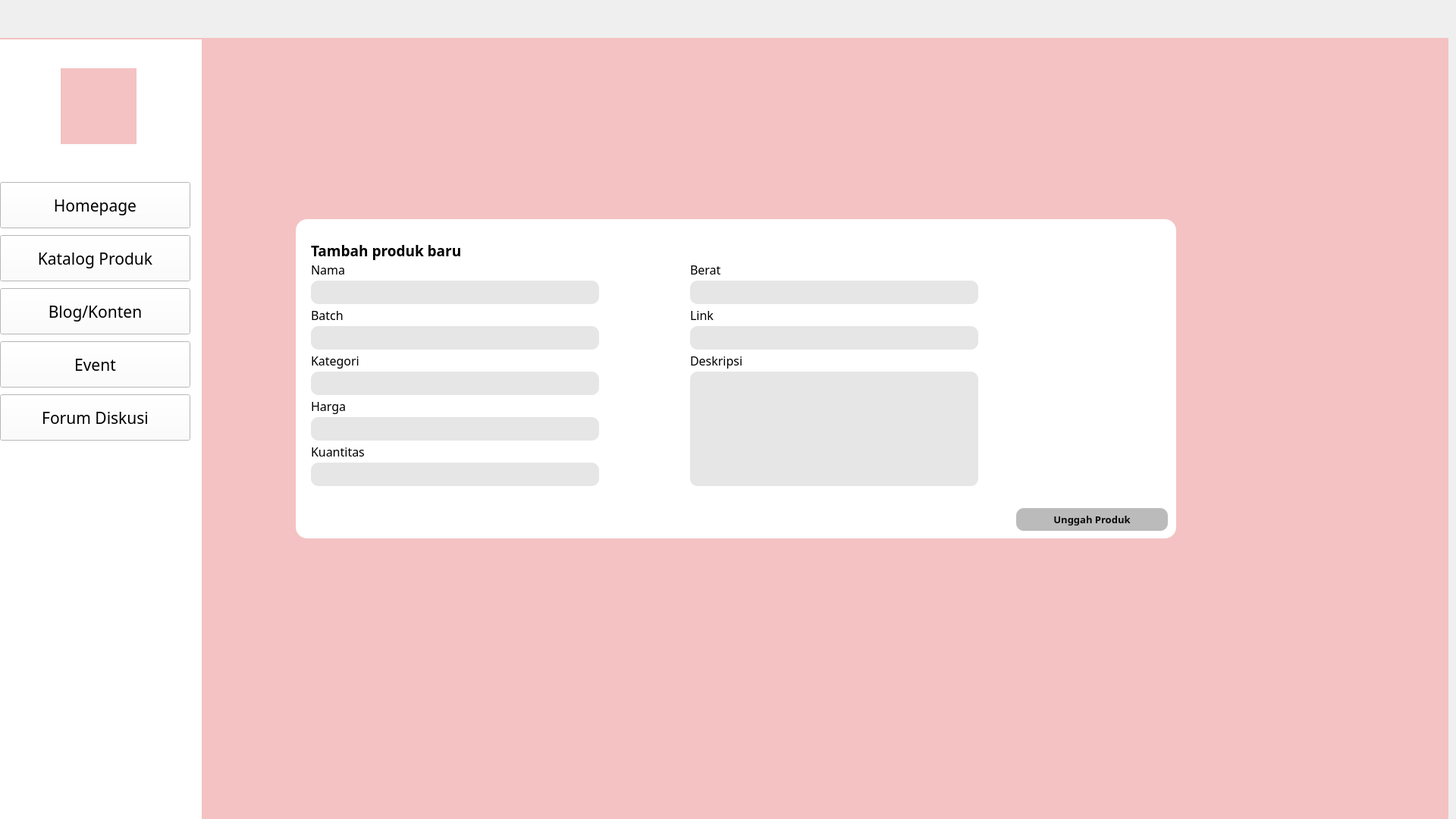
<?xml version="1.0" encoding="UTF-8"?>
<ui version="4.0">
 <class>Form</class>
 <widget class="QWidget" name="Form">
  <property name="enabled">
   <bool>true</bool>
  </property>
  <property name="geometry">
   <rect>
    <x>0</x>
    <y>0</y>
    <width>1920</width>
    <height>1080</height>
   </rect>
  </property>
  <property name="windowTitle">
   <string>Form</string>
  </property>
  <widget class="QWidget" name="widget_2" native="true">
   <property name="geometry">
    <rect>
     <x>-10</x>
     <y>50</y>
     <width>1920</width>
     <height>1080</height>
    </rect>
   </property>
   <property name="styleSheet">
    <string notr="true">background-color: rgb(244, 194, 194);</string>
   </property>
   <widget class="QLabel" name="label">
    <property name="geometry">
     <rect>
      <x>-4</x>
      <y>2</y>
      <width>280</width>
      <height>1080</height>
     </rect>
    </property>
    <property name="styleSheet">
     <string notr="true">background-color:rgba(255,255,255,255);
</string>
    </property>
    <property name="text">
     <string/>
    </property>
   </widget>
   <widget class="QLabel" name="logoLM">
    <property name="geometry">
     <rect>
      <x>90</x>
      <y>40</y>
      <width>100</width>
      <height>100</height>
     </rect>
    </property>
    <property name="styleSheet">
     <string notr="true">border-image: url(:/logo/images/logo.jpeg);</string>
    </property>
    <property name="text">
     <string/>
    </property>
   </widget>
   <widget class="QPushButton" name="H_Homepage">
    <property name="geometry">
     <rect>
      <x>10</x>
      <y>190</y>
      <width>251</width>
      <height>61</height>
     </rect>
    </property>
    <property name="font">
     <font>
      <family>Poppins</family>
      <pointsize>16</pointsize>
     </font>
    </property>
    <property name="styleSheet">
     <string notr="true">background-color: rgb(255, 255, 255);</string>
    </property>
    <property name="text">
     <string>Homepage</string>
    </property>
   </widget>
   <widget class="QPushButton" name="H_KatalogProduk">
    <property name="geometry">
     <rect>
      <x>10</x>
      <y>260</y>
      <width>251</width>
      <height>61</height>
     </rect>
    </property>
    <property name="font">
     <font>
      <family>Poppins</family>
      <pointsize>16</pointsize>
     </font>
    </property>
    <property name="styleSheet">
     <string notr="true">background-color: rgb(255, 255, 255);</string>
    </property>
    <property name="text">
     <string>Katalog Produk</string>
    </property>
   </widget>
   <widget class="QPushButton" name="H_Konten">
    <property name="geometry">
     <rect>
      <x>10</x>
      <y>330</y>
      <width>251</width>
      <height>61</height>
     </rect>
    </property>
    <property name="font">
     <font>
      <family>Poppins</family>
      <pointsize>16</pointsize>
     </font>
    </property>
    <property name="styleSheet">
     <string notr="true">background-color: rgb(255, 255, 255);</string>
    </property>
    <property name="text">
     <string>Blog/Konten</string>
    </property>
   </widget>
   <widget class="QPushButton" name="H_Event">
    <property name="geometry">
     <rect>
      <x>10</x>
      <y>400</y>
      <width>251</width>
      <height>61</height>
     </rect>
    </property>
    <property name="font">
     <font>
      <family>Poppins</family>
      <pointsize>16</pointsize>
     </font>
    </property>
    <property name="styleSheet">
     <string notr="true">background-color: rgb(255, 255, 255);</string>
    </property>
    <property name="text">
     <string>Event</string>
    </property>
   </widget>
   <widget class="QPushButton" name="H_ForumDiskusi">
    <property name="geometry">
     <rect>
      <x>10</x>
      <y>470</y>
      <width>251</width>
      <height>61</height>
     </rect>
    </property>
    <property name="font">
     <font>
      <family>Poppins</family>
      <pointsize>16</pointsize>
     </font>
    </property>
    <property name="styleSheet">
     <string notr="true">background-color: rgb(255, 255, 255);</string>
    </property>
    <property name="text">
     <string>Forum Diskusi</string>
    </property>
   </widget>
   <widget class="QLabel" name="label_2">
    <property name="geometry">
     <rect>
      <x>400</x>
      <y>239</y>
      <width>1161</width>
      <height>421</height>
     </rect>
    </property>
    <property name="styleSheet">
     <string notr="true">background-color: rgb(255,255,255,255);
border-radius:15px;</string>
    </property>
    <property name="text">
     <string/>
    </property>
   </widget>
   <widget class="QLabel" name="label_3">
    <property name="geometry">
     <rect>
      <x>420</x>
      <y>260</y>
      <width>601</width>
      <height>41</height>
     </rect>
    </property>
    <property name="font">
     <font>
      <family>Poppins</family>
      <pointsize>14</pointsize>
      <weight>75</weight>
      <bold>true</bold>
     </font>
    </property>
    <property name="styleSheet">
     <string notr="true">background-color:rgb(0,0,0,0);</string>
    </property>
    <property name="text">
     <string>Tambah produk baru</string>
    </property>
   </widget>
   <widget class="QLabel" name="Batch">
    <property name="geometry">
     <rect>
      <x>420</x>
      <y>295</y>
      <width>101</width>
      <height>21</height>
     </rect>
    </property>
    <property name="font">
     <font>
      <family>Poppins</family>
      <pointsize>12</pointsize>
     </font>
    </property>
    <property name="styleSheet">
     <string notr="true">background-color:rgb(0,0,0,0);</string>
    </property>
    <property name="text">
     <string>Nama</string>
    </property>
   </widget>
   <widget class="QLineEdit" name="inputNama">
    <property name="geometry">
     <rect>
      <x>420</x>
      <y>320</y>
      <width>380</width>
      <height>31</height>
     </rect>
    </property>
    <property name="styleSheet">
     <string notr="true">background-color: rgb(0, 0, 0,25);
border-radius: 10px;
padding-bottom:4px;
padding-left:10px;

</string>
    </property>
    <property name="text">
     <string/>
    </property>
    <property name="alignment">
     <set>Qt::AlignLeading|Qt::AlignLeft|Qt::AlignVCenter</set>
    </property>
   </widget>
   <widget class="QLabel" name="Kategori">
    <property name="geometry">
     <rect>
      <x>420</x>
      <y>350</y>
      <width>121</width>
      <height>31</height>
     </rect>
    </property>
    <property name="font">
     <font>
      <family>Poppins</family>
      <pointsize>12</pointsize>
     </font>
    </property>
    <property name="styleSheet">
     <string notr="true">background-color:rgb(0,0,0,0);</string>
    </property>
    <property name="text">
     <string>Batch</string>
    </property>
   </widget>
   <widget class="QLineEdit" name="inputBatch">
    <property name="geometry">
     <rect>
      <x>420</x>
      <y>380</y>
      <width>380</width>
      <height>31</height>
     </rect>
    </property>
    <property name="styleSheet">
     <string notr="true">background-color: rgb(0,0,0,25);
border-radius: 10px;
padding-bottom:4px;
padding-left:10px;

</string>
    </property>
    <property name="text">
     <string/>
    </property>
    <property name="alignment">
     <set>Qt::AlignLeading|Qt::AlignLeft|Qt::AlignVCenter</set>
    </property>
   </widget>
   <widget class="QPushButton" name="unggahproduk">
    <property name="geometry">
     <rect>
      <x>1350</x>
      <y>620</y>
      <width>200</width>
      <height>30</height>
     </rect>
    </property>
    <property name="font">
     <font>
      <family>Poppins</family>
      <pointsize>10</pointsize>
      <weight>75</weight>
      <bold>true</bold>
     </font>
    </property>
    <property name="styleSheet">
     <string notr="true">QPushButton#unggahproduk{
background-color:rgb(187,187,187,255);
border:none;
color:rgba(0,0,0,240);
border-radius:10px;
}


QPushButton#unggahproduk:hover{
background-color:rgb(255,165,0,255)
}

QPushButton#unggahproduk:pressed{
padding-left: 2px;
padding-top: 2px;
background-color:rgba(0,165,0,255);
}
</string>
    </property>
    <property name="text">
     <string>Unggah Produk</string>
    </property>
   </widget>
   <widget class="QLabel" name="Kategori_2">
    <property name="geometry">
     <rect>
      <x>420</x>
      <y>410</y>
      <width>101</width>
      <height>31</height>
     </rect>
    </property>
    <property name="font">
     <font>
      <family>Poppins</family>
      <pointsize>12</pointsize>
     </font>
    </property>
    <property name="styleSheet">
     <string notr="true">background-color:rgb(0,0,0,0);</string>
    </property>
    <property name="text">
     <string>Kategori</string>
    </property>
   </widget>
   <widget class="QLineEdit" name="inputKategori">
    <property name="geometry">
     <rect>
      <x>420</x>
      <y>440</y>
      <width>380</width>
      <height>31</height>
     </rect>
    </property>
    <property name="styleSheet">
     <string notr="true">background-color: rgb(0,0,0,25);
border-radius: 10px;
padding-bottom:4px;
padding-left:10px;

</string>
    </property>
    <property name="text">
     <string/>
    </property>
    <property name="alignment">
     <set>Qt::AlignLeading|Qt::AlignLeft|Qt::AlignVCenter</set>
    </property>
   </widget>
   <widget class="QLineEdit" name="inputHarga">
    <property name="geometry">
     <rect>
      <x>420</x>
      <y>500</y>
      <width>380</width>
      <height>31</height>
     </rect>
    </property>
    <property name="styleSheet">
     <string notr="true">background-color: rgb(0,0,0,25);
border-radius: 10px;
padding-bottom:4px;
padding-left:10px;

</string>
    </property>
    <property name="text">
     <string/>
    </property>
    <property name="alignment">
     <set>Qt::AlignLeading|Qt::AlignLeft|Qt::AlignVCenter</set>
    </property>
   </widget>
   <widget class="QLabel" name="Kategori_3">
    <property name="geometry">
     <rect>
      <x>420</x>
      <y>470</y>
      <width>101</width>
      <height>31</height>
     </rect>
    </property>
    <property name="font">
     <font>
      <family>Poppins</family>
      <pointsize>12</pointsize>
     </font>
    </property>
    <property name="styleSheet">
     <string notr="true">background-color:rgb(0,0,0,0);</string>
    </property>
    <property name="text">
     <string>Harga</string>
    </property>
   </widget>
   <widget class="QLineEdit" name="inputKuantitas">
    <property name="geometry">
     <rect>
      <x>420</x>
      <y>560</y>
      <width>380</width>
      <height>31</height>
     </rect>
    </property>
    <property name="styleSheet">
     <string notr="true">background-color: rgb(0,0,0,25);
border-radius: 10px;
padding-bottom:4px;
padding-left:10px;

</string>
    </property>
    <property name="text">
     <string/>
    </property>
    <property name="alignment">
     <set>Qt::AlignLeading|Qt::AlignLeft|Qt::AlignVCenter</set>
    </property>
   </widget>
   <widget class="QLabel" name="Kategori_4">
    <property name="geometry">
     <rect>
      <x>420</x>
      <y>530</y>
      <width>171</width>
      <height>31</height>
     </rect>
    </property>
    <property name="font">
     <font>
      <family>Poppins</family>
      <pointsize>12</pointsize>
     </font>
    </property>
    <property name="styleSheet">
     <string notr="true">background-color:rgb(0,0,0,0);</string>
    </property>
    <property name="text">
     <string>Kuantitas</string>
    </property>
   </widget>
   <widget class="QLineEdit" name="inputBerat">
    <property name="geometry">
     <rect>
      <x>920</x>
      <y>320</y>
      <width>380</width>
      <height>31</height>
     </rect>
    </property>
    <property name="styleSheet">
     <string notr="true">background-color: rgb(0,0,0,25);
border-radius: 10px;
padding-bottom:4px;
padding-left:10px;

</string>
    </property>
    <property name="text">
     <string/>
    </property>
    <property name="alignment">
     <set>Qt::AlignLeading|Qt::AlignLeft|Qt::AlignVCenter</set>
    </property>
   </widget>
   <widget class="QLabel" name="Kategori_5">
    <property name="geometry">
     <rect>
      <x>920</x>
      <y>290</y>
      <width>101</width>
      <height>31</height>
     </rect>
    </property>
    <property name="font">
     <font>
      <family>Poppins</family>
      <pointsize>12</pointsize>
     </font>
    </property>
    <property name="styleSheet">
     <string notr="true">background-color:rgb(0,0,0,0);</string>
    </property>
    <property name="text">
     <string>Berat</string>
    </property>
   </widget>
   <widget class="QLineEdit" name="inputLink">
    <property name="geometry">
     <rect>
      <x>920</x>
      <y>380</y>
      <width>380</width>
      <height>31</height>
     </rect>
    </property>
    <property name="styleSheet">
     <string notr="true">background-color: rgb(0,0,0,25);
border-radius: 10px;
padding-bottom:4px;
padding-left:10px;

</string>
    </property>
    <property name="text">
     <string/>
    </property>
    <property name="alignment">
     <set>Qt::AlignLeading|Qt::AlignLeft|Qt::AlignVCenter</set>
    </property>
   </widget>
   <widget class="QLabel" name="Kategori_6">
    <property name="geometry">
     <rect>
      <x>920</x>
      <y>350</y>
      <width>101</width>
      <height>31</height>
     </rect>
    </property>
    <property name="font">
     <font>
      <family>Poppins</family>
      <pointsize>12</pointsize>
     </font>
    </property>
    <property name="styleSheet">
     <string notr="true">background-color:rgb(0,0,0,0);</string>
    </property>
    <property name="text">
     <string>Link</string>
    </property>
   </widget>
   <widget class="QLabel" name="Kategori_8">
    <property name="geometry">
     <rect>
      <x>920</x>
      <y>410</y>
      <width>161</width>
      <height>31</height>
     </rect>
    </property>
    <property name="font">
     <font>
      <family>Poppins</family>
      <pointsize>12</pointsize>
     </font>
    </property>
    <property name="styleSheet">
     <string notr="true">background-color:rgb(0,0,0,0);</string>
    </property>
    <property name="text">
     <string>Deskripsi</string>
    </property>
   </widget>
   <widget class="QPlainTextEdit" name="inputDeskripsi">
    <property name="geometry">
     <rect>
      <x>920</x>
      <y>440</y>
      <width>380</width>
      <height>151</height>
     </rect>
    </property>
    <property name="styleSheet">
     <string notr="true">background-color: rgb(0,0,0,25);
border-radius: 10px;
padding-bottom:4px;
padding-left:10px;

</string>
    </property>
    <property name="plainText">
     <string/>
    </property>
   </widget>
   <widget class="QLabel" name="error">
    <property name="geometry">
     <rect>
      <x>410</x>
      <y>185</y>
      <width>1141</width>
      <height>41</height>
     </rect>
    </property>
    <property name="font">
     <font>
      <family>Poppins</family>
      <pointsize>10</pointsize>
     </font>
    </property>
    <property name="styleSheet">
     <string notr="true">background-color: rgb(0,0,0,0);
color: red;</string>
    </property>
    <property name="text">
     <string/>
    </property>
   </widget>
  </widget>
 </widget>
 <resources>
  <include location="header image.qrc"/>
 </resources>
 <connections/>
</ui>
